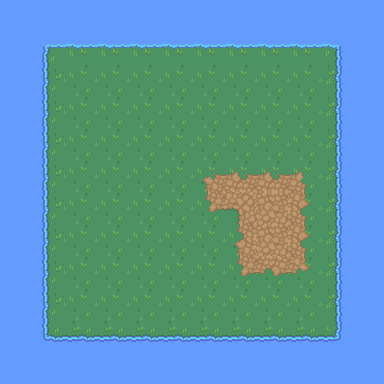

Tiled map render using the project's own tile images. Description and the whole map definition, tile-layer contents included, below:
An orthogonal 12x12 tile map with 32x32 px tiles, 2 tile layers (Tile Layer 1, Tile Layer 2).

<map version="1.5" tiledversion="1.7.1" orientation="orthogonal" renderorder="right-down" width="12" height="12" tilewidth="32" tileheight="32" infinite="0" nextlayerid="3" nextobjectid="1">
 <tileset firstgid="1" source="RPG Nature Tileset.tsx" />
 <layer id="1" name="Tile Layer 1" width="12" height="12">
  <data encoding="csv">
42,42,42,42,42,42,42,42,42,42,42,42,
42,66,67,67,67,67,67,67,67,67,68,42,
42,86,87,87,87,87,87,87,87,87,88,42,
42,86,87,87,87,87,87,87,87,87,88,42,
42,86,87,87,87,87,87,87,87,87,88,42,
42,86,87,87,87,87,87,87,87,87,88,42,
42,86,87,87,87,87,87,87,87,87,88,42,
42,86,87,87,87,87,87,87,87,87,88,42,
42,86,87,87,87,87,87,87,87,87,88,42,
42,86,87,87,87,87,87,87,87,87,88,42,
42,106,107,107,107,107,107,107,107,107,108,42,
42,42,42,42,42,42,42,42,42,42,42,42
</data>
 </layer>
 <layer id="2" name="Tile Layer 2" width="12" height="12">
  <data encoding="csv">
0,0,0,0,0,0,0,0,0,0,0,0,
0,0,0,0,0,0,0,0,0,0,0,0,
0,0,0,0,0,0,0,0,0,0,0,0,
0,0,0,0,0,0,0,0,0,0,0,0,
0,0,0,0,0,0,0,0,0,0,0,0,
0,0,0,0,0,0,126,127,127,128,0,0,
0,0,0,0,0,0,166,63,147,148,0,0,
0,0,0,0,0,0,0,146,147,148,0,0,
0,0,0,0,0,0,0,166,167,168,0,0,
0,0,0,0,0,0,0,0,0,0,0,0,
0,0,0,0,0,0,0,0,0,0,0,0,
0,0,0,0,0,0,0,0,0,0,0,0
</data>
 </layer>
</map>
